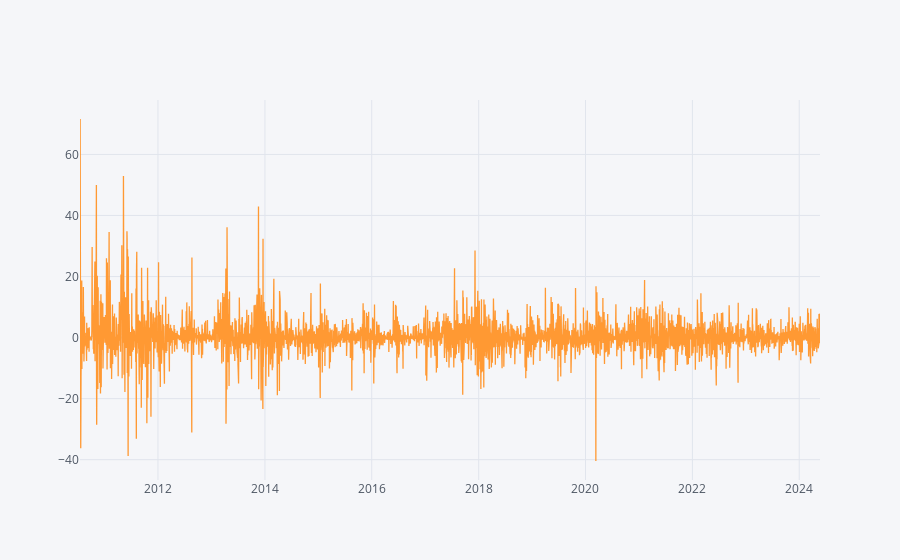

The code cell stored with this chart in its notebook:
### Code cell
data['Close_price_pct_change'].iplot()

### Figure 1 — Plotly figure (JSON) as saved in the notebook; plotly's stock layout.template omitted (floating-point values rounded to 4 significant figures; data arrays with more than 128 entries replaced by an {"elided": "..."} marker saying what was removed)
{"data": [{"line": {"color": "rgba(255, 153, 51, 1.0)", "dash": "solid", "shape": "linear", "width": 1.3}, "mode": "lines", "name": "Close_price_pct_change", "text": "", "type": "scatter", "x": {"elided": "5059 str values"}, "y": {"elided": "5059 mixed values"}}], "layout": {"legend": {"bgcolor": "#F5F6F9", "font": {"color": "#4D5663"}}, "paper_bgcolor": "#F5F6F9", "plot_bgcolor": "#F5F6F9", "title": {"font": {"color": "#4D5663"}}, "xaxis": {"gridcolor": "#E1E5ED", "showgrid": true, "tickfont": {"color": "#4D5663"}, "title": {"font": {"color": "#4D5663"}, "text": ""}, "zerolinecolor": "#E1E5ED"}, "yaxis": {"gridcolor": "#E1E5ED", "showgrid": true, "tickfont": {"color": "#4D5663"}, "title": {"font": {"color": "#4D5663"}, "text": ""}, "zerolinecolor": "#E1E5ED"}}}
